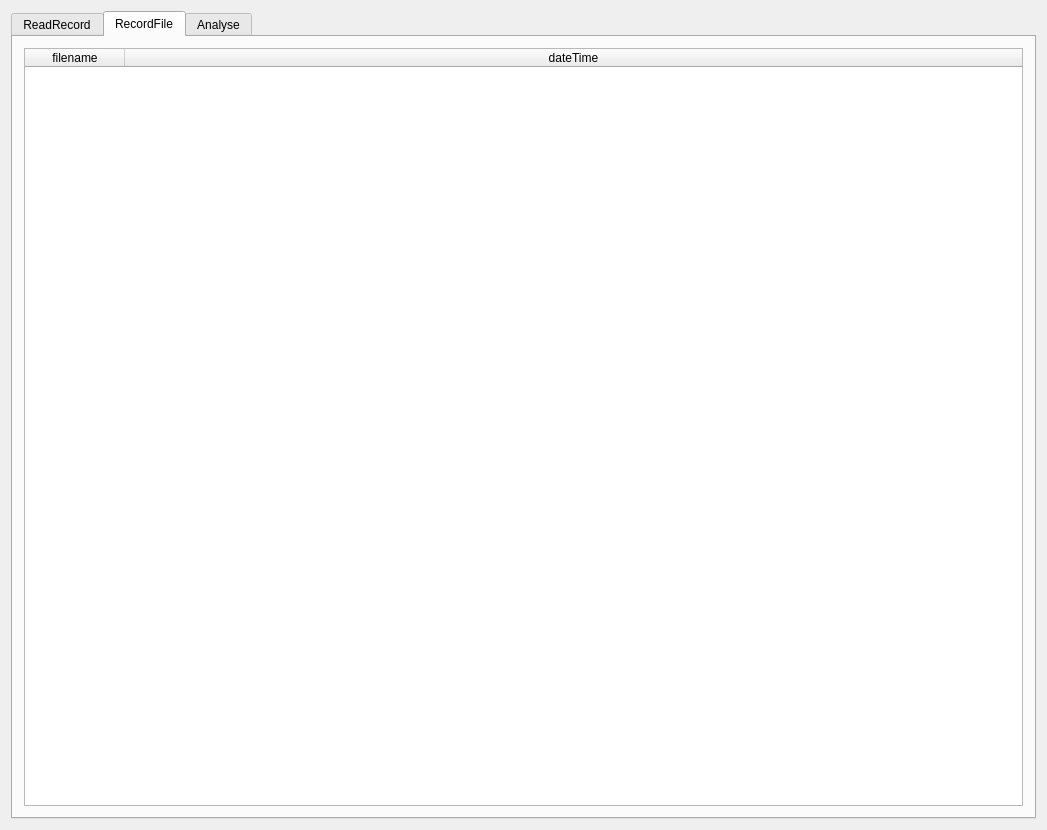
<?xml version="1.0" encoding="UTF-8"?>
<ui version="4.0">
 <class>CRecordWgt</class>
 <widget class="QWidget" name="CRecordWgt">
  <property name="geometry">
   <rect>
    <x>0</x>
    <y>0</y>
    <width>1047</width>
    <height>830</height>
   </rect>
  </property>
  <property name="windowTitle">
   <string>CRecordWgt</string>
  </property>
  <layout class="QHBoxLayout" name="horizontalLayout">
   <item>
    <widget class="QTabWidget" name="tabWidget">
     <property name="currentIndex">
      <number>1</number>
     </property>
     <widget class="QWidget" name="tab">
      <attribute name="title">
       <string>ReadRecord</string>
      </attribute>
      <layout class="QVBoxLayout" name="verticalLayout">
       <item>
        <widget class="QSplitter" name="splitter">
         <property name="orientation">
          <enum>Qt::Horizontal</enum>
         </property>
         <widget class="QTreeWidget" name="treeWidget">
          <column>
           <property name="text">
            <string>Record</string>
           </property>
          </column>
          <column>
           <property name="text">
            <string>Catalog</string>
           </property>
          </column>
         </widget>
         <widget class="QTableWidget" name="tableWidget">
          <property name="sizePolicy">
           <sizepolicy hsizetype="Expanding" vsizetype="Expanding">
            <horstretch>100</horstretch>
            <verstretch>0</verstretch>
           </sizepolicy>
          </property>
          <property name="minimumSize">
           <size>
            <width>0</width>
            <height>0</height>
           </size>
          </property>
          <attribute name="horizontalHeaderStretchLastSection">
           <bool>true</bool>
          </attribute>
          <column>
           <property name="text">
            <string>IndexNum</string>
           </property>
          </column>
          <column>
           <property name="text">
            <string>FileName</string>
           </property>
          </column>
          <column>
           <property name="text">
            <string>Comment</string>
           </property>
          </column>
         </widget>
        </widget>
       </item>
      </layout>
     </widget>
     <widget class="QWidget" name="tab_3">
      <attribute name="title">
       <string>RecordFile</string>
      </attribute>
      <layout class="QHBoxLayout" name="horizontalLayout_2">
       <item>
        <widget class="QTableWidget" name="tableWidget_2">
         <attribute name="horizontalHeaderStretchLastSection">
          <bool>true</bool>
         </attribute>
         <column>
          <property name="text">
           <string>filename</string>
          </property>
         </column>
         <column>
          <property name="text">
           <string>dateTime</string>
          </property>
         </column>
        </widget>
       </item>
      </layout>
     </widget>
     <widget class="QWidget" name="tab_2">
      <attribute name="title">
       <string>Analyse</string>
      </attribute>
     </widget>
    </widget>
   </item>
  </layout>
 </widget>
 <layoutdefault spacing="6" margin="11"/>
 <resources/>
 <connections/>
</ui>
